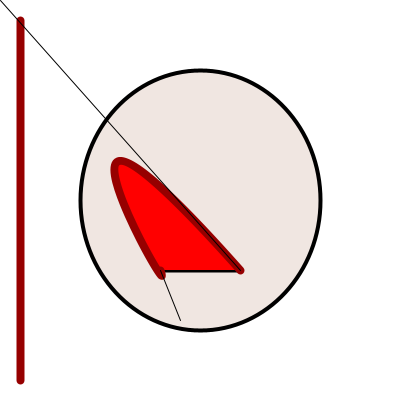
Frame 1 (no input)
Frame 60 (the mouse pressed at the canvas centre just before this capture): identical to frame 1, image omitted
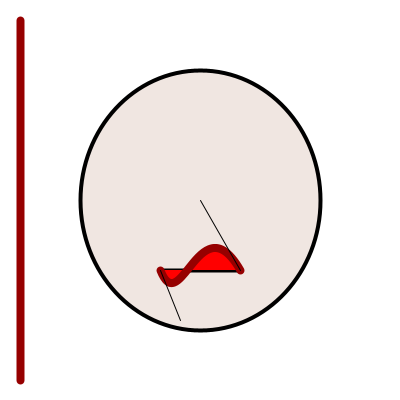
Frame 120 (the mouse held since frame 60 and released just before this capture)

The Processing sketch that drew these frames (run headless with seeded random() and noise(); from frame 60 on, the mouse is pressed at the canvas centre):

// Processing sketch: sketch_230404c
// ── sketch_230404c.pde
/*ejemplo en clase para mostrar algunas funciones especiales como
push()
pop()
bezier()
*/
void setup() {
  size(400, 400);
}

void draw() {
  background(255);
  strokeWeight(4);
  fill(240, 230, 225);
  ellipse(200, 200, 240, 260);
  line(160, 270, 240, 270);
  
  push(); //guardo la configuracion de estilos
  fill(255, 0, 0);
  stroke(150,0,0);
  strokeWeight(8);
  bezier(160, 270, 160+20, 270+50, mouseX, mouseY, 240, 270);
  line(20,20,20,380);
  pop(); //descarto los cambios de configuracion de estilo
  
  strokeWeight(1);
  
  //solo para referencia visual, muestro los "manejadores"
  line(160, 270, 160+20, 270+50);
  line(mouseX, mouseY, 240, 270);
  
  println(mouseX +","+ mouseY);
}
